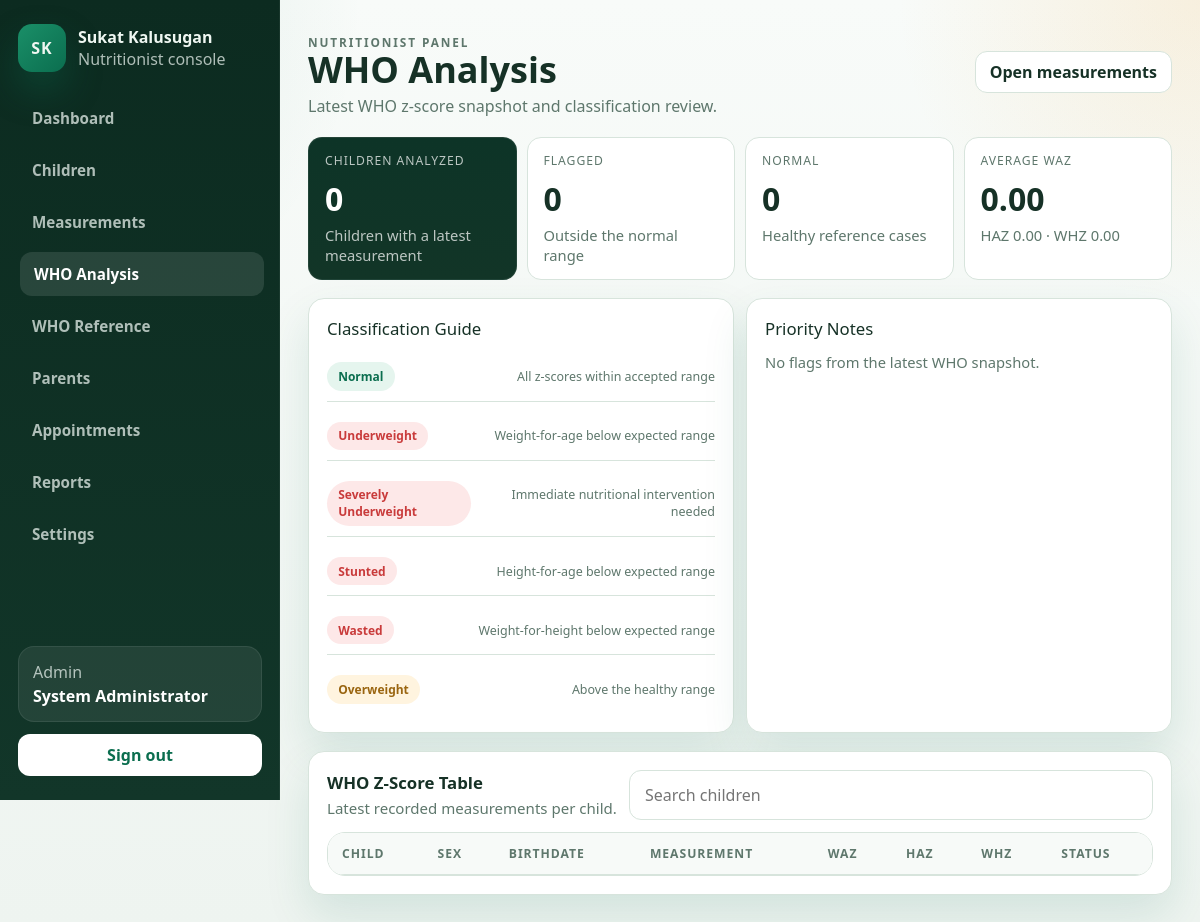
The app's page /nutritionist/who_analysis.php (signed in), older data.
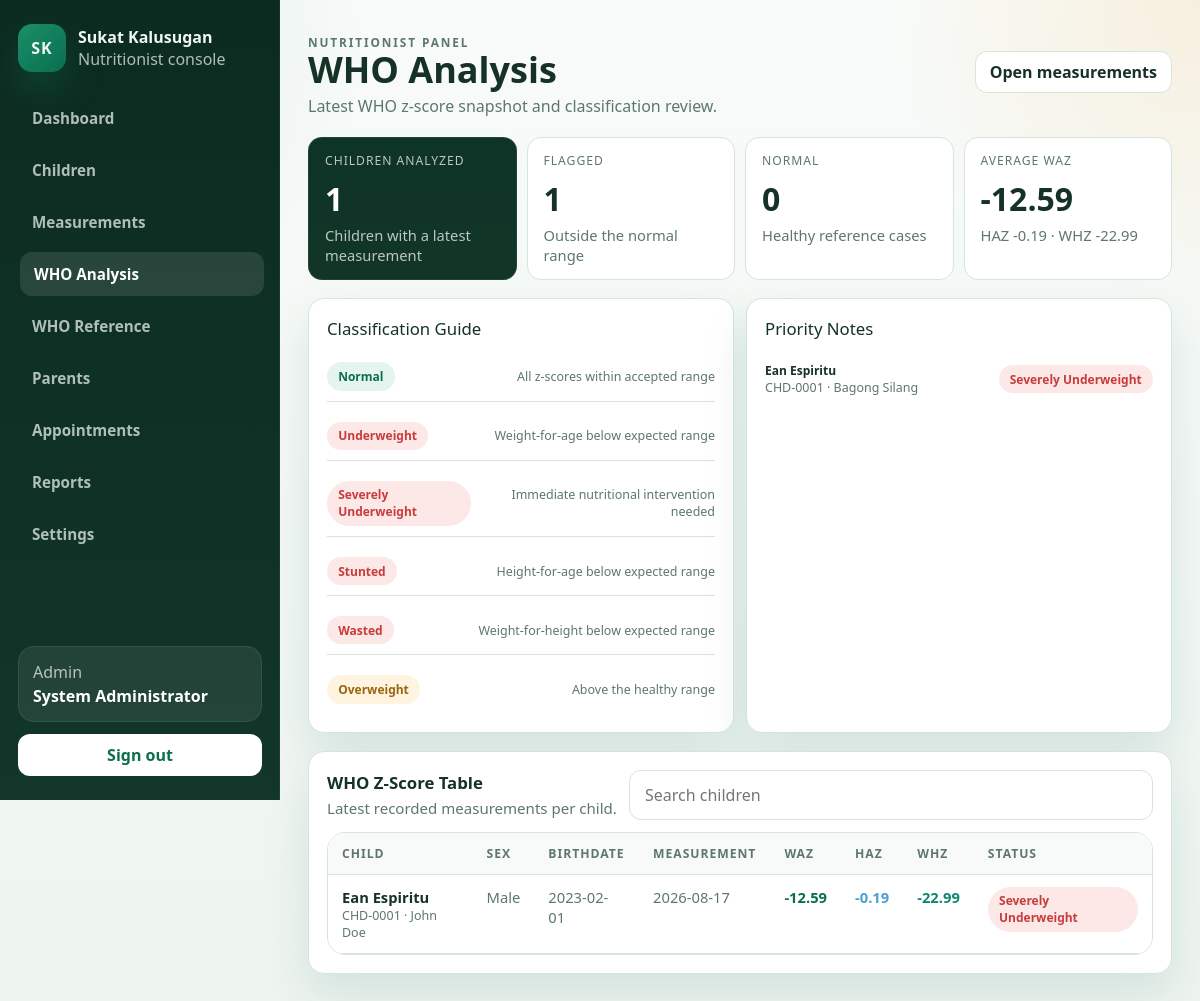
The same page, newer data.
### tables this page shows
CREATE TABLE `children` (
  `id` int(10) UNSIGNED NOT NULL,
  `child_code` varchar(20) NOT NULL,
  `first_name` varchar(100) NOT NULL,
  `last_name` varchar(100) NOT NULL,
  `birthdate` date NOT NULL,
  `sex` enum('Male','Female') NOT NULL,
  `barangay` varchar(100) DEFAULT NULL,
  `address` varchar(255) DEFAULT NULL,
  `parent_id` int(10) UNSIGNED NOT NULL,
  `created_at` timestamp NOT NULL DEFAULT current_timestamp(),
  `updated_at` timestamp NOT NULL DEFAULT current_timestamp() ON UPDATE current_timestamp()
);

CREATE TABLE `measurements` (
  `id` int(10) UNSIGNED NOT NULL,
  `child_id` int(10) UNSIGNED NOT NULL,
  `height_cm` decimal(5,2) NOT NULL,
  `weight_kg` decimal(5,3) NOT NULL,
  `age_months` int(10) UNSIGNED NOT NULL,
  `measurement_date` date NOT NULL,
  `source_type` enum('kiosk','manual','mobile') NOT NULL DEFAULT 'kiosk',
  `waz` decimal(5,2) DEFAULT NULL,
  `haz` decimal(5,2) DEFAULT NULL,
  `whz` decimal(5,2) DEFAULT NULL,
  `nutritional_status` enum('Normal','Underweight','Severely Underweight','Stunted','Wasted','Overweight') DEFAULT NULL,
  `device_id` int(10) UNSIGNED DEFAULT NULL,
  `recorded_by` int(10) UNSIGNED DEFAULT NULL,
  `created_at` timestamp NOT NULL DEFAULT current_timestamp()
);

CREATE TABLE `parents` (
  `id` int(10) UNSIGNED NOT NULL,
  `name` varchar(150) NOT NULL,
  `email` varchar(150) NOT NULL,
  `password_hash` varchar(255) NOT NULL,
  `parent_type` enum('Father','Mother','Guardian','Grandparent','Other') NOT NULL DEFAULT 'Guardian',
  `phone` varchar(30) DEFAULT NULL,
  `address` varchar(255) DEFAULT NULL,
  `status` enum('active','inactive') NOT NULL DEFAULT 'active',
  `created_at` timestamp NOT NULL DEFAULT current_timestamp(),
  `updated_at` timestamp NOT NULL DEFAULT current_timestamp() ON UPDATE current_timestamp()
);

### public_html/includes/auth_middleware.php (called while the page is built, shortened)
<?php
function app_base_path(): string
{
    $scriptName = str_replace('\\', '/', (string)($_SERVER['SCRIPT_NAME'] ?? ''));
    $routeMarkers = ['/api/', '/admin/', '/nutritionist/', '/parent/', '/kiosk/', '/auth/'];
    foreach ($routeMarkers as $marker) {
        $position = strpos($scriptName, $marker);
        if ($position !== false) {
            return rtrim(substr($scriptName, 0, $position), '/');
        }
    }
    return rtrim(dirname($scriptName), '/');
}
function app_url(string $path = ''): string
{
    $basePath = app_base_path();
    $normalizedPath = '/' . ltrim($path, '/');
    if ($basePath === '' || $basePath === '/') {
        return $normalizedPath;
    }
    return $basePath . $normalizedPath;
}

### public_html/includes/admin_helpers.php (called while the page is built, shortened)
<?php
require_once __DIR__ . '/auth_middleware.php';
function admin_e(string $value): string
{
    return htmlspecialchars($value, ENT_QUOTES, 'UTF-8');
}
function admin_bind_params(mysqli_stmt $stmt, string $types, array &$params): void
{
    if ($types === '' || $params === []) {
        return;
    }
}
function admin_fetch_all(string $sql, string $types = '', array $params = []): array
{
    $conn = get_db_connection();
    $stmt = mysqli_prepare($conn, $sql);
    admin_bind_params($stmt, $types, $params);
    mysqli_stmt_execute($stmt);
    $result = mysqli_stmt_get_result($stmt);
    $rows = [];
    if ($result instanceof mysqli_result) {
        while ($row = mysqli_fetch_assoc($result)) {
            $rows[] = $row;
        }
    }
    return $rows;
}

### public_html/nutritionist/who_analysis.php (the view, shortened to what the changed rows need)
<?php
require_once __DIR__ . '/../includes/nutritionist_helpers.php';
$user = nutritionist_require_access();
$params = [];
$scope = nutritionist_scope_fragment($user, 'c.barangay', $params);
$rows = admin_fetch_all(
	"SELECT
		c.id AS child_id,
		c.child_code,
		c.first_name,
		c.last_name,
		c.sex,
		c.barangay,
		c.birthdate,
		p.name AS parent_name,
		lm.measurement_date,
		lm.height_cm,
		lm.weight_kg,
		lm.waz,
		lm.haz,
		lm.whz,
		lm.nutritional_status
	 FROM children c
	 INNER JOIN parents p ON p.id = c.parent_id
	 LEFT JOIN measurements lm ON lm.id = (
		SELECT m.id
		FROM measurements m
		WHERE m.child_id = c.id
		ORDER BY m.measurement_date DESC, m.id DESC
		LIMIT 1
	 )
	 WHERE {$scope}
	 ORDER BY c.last_name ASC, c.first_name ASC",
	str_repeat('s', count($params)),
	$params
);
$analyzed = array_values(array_filter($rows, static fn(array $row): bool => $row['measurement_date'] !== null));
$flagged = array_values(array_filter($rows, static fn(array $row): bool => !in_array((string)($row['nutritional_status'] ?? 'Pending'), ['Normal', 'Overweight'], true)));
$normal = array_values(array_filter($rows, static fn(array $row): bool => (string)($row['nutritional_status'] ?? '') === 'Normal'));
$avgWaz = 0.0;
$avgHaz = 0.0;
$avgWhz = 0.0;
$counted = 0;
foreach ($analyzed as $row) {
	$avgWaz += (float)($row['waz'] ?? 0);
	$avgHaz += (float)($row['haz'] ?? 0);
	$avgWhz += (float)($row['whz'] ?? 0);
	$counted++;
}
if ($counted > 0) {
	$avgWaz /= $counted;
	$avgHaz /= $counted;
	$avgWhz /= $counted;
}
$actions = '<a class="admin-btn-secondary" href="' . nutritionist_e(app_url('/nutritionist/measurements.php')) . '">Open measurements</a>';
nutritionist_layout_start('WHO Analysis', 'Latest WHO z-score snapshot and classification review.', 'who_analysis', $actions);
?>
<section class="nutritionist-stat-grid">
	<article class="nutritionist-stat-card is-featured">
		<div class="nutritionist-stat-label">Children Analyzed</div>
		<div class="admin-stat-value"><?php echo count($analyzed); ?></div>
		<div class="admin-stat-note">Children with a latest measurement</div>
	</article>
	<article class="nutritionist-stat-card">
		<div class="nutritionist-stat-label">Flagged</div>
		<div class="admin-stat-value"><?php echo count($flagged); ?></div>
		<div class="admin-stat-note">Outside the normal range</div>
	</article>
	<article class="nutritionist-stat-card">
		<div class="nutritionist-stat-label">Normal</div>
		<div class="admin-stat-value"><?php echo count($normal); ?></div>
		<div class="admin-stat-note">Healthy reference cases</div>
	</article>
	<article class="nutritionist-stat-card">
		<div class="nutritionist-stat-label">Average WAZ</div>
		<div class="admin-stat-value"><?php echo number_format($avgWaz, 2); ?></div>
		<div class="admin-stat-note">HAZ <?php echo number_format($avgHaz, 2); ?> · WHZ <?php echo number_format($avgWhz, 2); ?></div>
	</article>
</section>
<section class="nutritionist-panel-grid is-balanced">
	<article class="nutritionist-panel">
		<div style="display:grid;gap:10px;">
			<?php foreach ([
				['Normal', 'All z-scores within accepted range'],
				['Underweight', 'Weight-for-age below expected range'],
				['Severely Underweight', 'Immediate nutritional intervention needed'],
				['Stunted', 'Height-for-age below expected range'],
				['Wasted', 'Weight-for-height below expected range'],
				['Overweight', 'Above the healthy range'],
			] as [$label, $description]): ?>
				<div class="admin-list-item" style="padding:10px 0;">
					<span class="admin-pill <?php echo nutritionist_status_class($label); ?>"><?php echo nutritionist_e($label); ?></span>
					<span class="admin-mini" style="max-width:72%;text-align:right;"><?php echo nutritionist_e($description); ?></span>
				</div>
			<?php endforeach; ?>
		</div>
	</article>
	<article class="nutritionist-panel">
		<div class="admin-section-title" style="margin-bottom:12px;">Priority Notes</div>
		<?php if ($flagged === []): ?>
			<div class="admin-stat-note">No flags from the latest WHO snapshot.</div>
		<?php endif; ?>
		<?php foreach (array_slice($flagged, 0, 4) as $row): ?>
			<div class="admin-list-item" style="padding:10px 0;">
				<div>
					<div style="font-size:12px;font-weight:600;color:var(--admin-text);"><?php echo nutritionist_e($row['first_name'] . ' ' . $row['last_name']); ?></div>
					<div class="admin-mini"><?php echo nutritionist_e((string)$row['child_code']); ?> · <?php echo nutritionist_e((string)$row['barangay']); ?></div>
				</div>
				<span class="admin-pill <?php echo nutritionist_status_class((string)$row['nutritional_status']); ?>"><?php echo nutritionist_e((string)$row['nutritional_status']); ?></span>
			</div>
		<?php endforeach; ?>
	</article>
</section>
<section class="nutritionist-panel">
	<div class="nutritionist-table-head" style="margin-bottom:12px;">
		<div>
			<h2 class="admin-section-title" style="margin-bottom:2px;">WHO Z-Score Table</h2>
		</div>
	</div>
	<div class="nutritionist-table-wrap">
		<table class="nutritionist-table" id="who-table">
			<thead>
				<tr>
					<th>Child</th>
					<th>Sex</th>
					<th>Birthdate</th>
					<th>Measurement</th>
					<th>WAZ</th>
					<th>HAZ</th>
					<th>WHZ</th>
					<th>Status</th>
				</tr>
			</thead>
			<tbody>
				<?php foreach ($rows as $row): ?>
					<tr data-filter-text="<?php echo nutritionist_e(strtolower($row['first_name'] . ' ' . $row['last_name'] . ' ' . $row['child_code'] . ' ' . $row['barangay'] . ' ' . ($row['nutritional_status'] ?? ''))); ?>">
						<td>
							<div style="font-weight:600;color:var(--admin-text);"><?php echo nutritionist_e($row['first_name'] . ' ' . $row['last_name']); ?></div>
							<div class="admin-mini"><?php echo nutritionist_e((string)$row['child_code']); ?> · <?php echo nutritionist_e((string)$row['parent_name']); ?></div>
						</td>
						<td style="color:var(--admin-muted);"><?php echo nutritionist_e((string)$row['sex']); ?></td>
						<td style="color:var(--admin-muted);"><?php echo nutritionist_e((string)$row['birthdate']); ?></td>
						<td style="color:var(--admin-muted);"><?php echo nutritionist_e((string)($row['measurement_date'] ?? 'n/a')); ?></td>
						<td style="color:var(--admin-primary);font-weight:600;"><?php echo isset($row['waz']) ? ((float)$row['waz'] > 0 ? '+' : '') . nutritionist_e((string)$row['waz']) : 'n/a'; ?></td>
						<td style="color:#4a9fd5;font-weight:600;"><?php echo isset($row['haz']) ? ((float)$row['haz'] > 0 ? '+' : '') . nutritionist_e((string)$row['haz']) : 'n/a'; ?></td>
						<td style="color:#0d8871;font-weight:600;"><?php echo isset($row['whz']) ? ((float)$row['whz'] > 0 ? '+' : '') . nutritionist_e((string)$row['whz']) : 'n/a'; ?></td>
						<td><span class="admin-pill <?php echo nutritionist_status_class((string)($row['nutritional_status'] ?? 'Pending')); ?>"><?php echo nutritionist_e((string)($row['nutritional_status'] ?? 'Pending')); ?></span></td>
					</tr>
				<?php endforeach; ?>
			</tbody>
		</table>
	</div>
</section>
<?php
nutritionist_layout_end();

### public_html/includes/nutritionist_helpers.php (shortened to what the changed rows need)
<?php
require_once __DIR__ . '/admin_helpers.php';
function nutritionist_e(string $value): string
{
    return admin_e($value);
}
function nutritionist_nav_items(): array
{
    return [
        ['key' => 'dashboard', 'label' => 'Dashboard', 'href' => app_url('/nutritionist/dashboard.php')],
        ['key' => 'children', 'label' => 'Children', 'href' => app_url('/nutritionist/children.php')],
        ['key' => 'measurements', 'label' => 'Measurements', 'href' => app_url('/nutritionist/measurements.php')],
        ['key' => 'who_analysis', 'label' => 'WHO Analysis', 'href' => app_url('/nutritionist/who_analysis.php')],
        ['key' => 'who_reference', 'label' => 'WHO Reference', 'href' => app_url('/nutritionist/who_reference.php')],
        ['key' => 'parents', 'label' => 'Parents', 'href' => app_url('/nutritionist/parents.php')],
        ['key' => 'appointments', 'label' => 'Appointments', 'href' => app_url('/nutritionist/appointments.php')],
        ['key' => 'reports', 'label' => 'Reports', 'href' => app_url('/nutritionist/reports.php')],
        ['key' => 'settings', 'label' => 'Settings', 'href' => app_url('/nutritionist/settings.php')],
    ];
}
function nutritionist_layout_start(string $title, string $subtitle, string $activeSection, string $actionsHtml = ''): void
{
    $navItems = nutritionist_nav_items();
    echo '<!doctype html>';
    echo '<html lang="en">';
    echo '<head>';
    echo '<link rel="stylesheet" href="' . nutritionist_e(app_url('/assets/css/app.css')) . '">';
    echo '<link rel="stylesheet" href="' . nutritionist_e(app_url('/assets/css/admin.css')) . '">';
    echo '<link rel="stylesheet" href="' . nutritionist_e(app_url('/assets/css/nutritionist.css')) . '">';
    echo '</head>';
    echo '<body class="admin-page nutritionist-page">';
    echo '<div class="admin-shell">';
    echo '<aside class="admin-sidebar" data-admin-sidebar>';
    echo '<nav class="admin-nav">';
    foreach ($navItems as $item) {
        $isActive = $item['key'] === $activeSection ? ' is-active' : '';
        echo '<a class="admin-nav-link' . $isActive . '" href="' . nutritionist_e($item['href']) . '">' . nutritionist_e($item['label']) . '</a>';
    }
    echo '</nav>';
    echo '</aside>';
    echo '<div class="admin-main">';
    echo '<header class="admin-topbar">';
    echo '<div class="admin-pagehead">';
    echo '<h1>' . nutritionist_e($title) . '</h1>';
    echo '</div>';
    echo '</header>';
    echo '<main class="admin-content">';
}
function nutritionist_layout_end(): void
{
    echo '</main>';
    echo '</div>';
    echo '</div>';
    echo '</body>';
    echo '</html>';
}
function nutritionist_status_class(?string $status): string
{
    $normalized = strtolower(trim((string)$status));
    return match ($normalized) {
        'normal', 'confirmed', 'completed', 'active' => 'is-success',
        'overweight', 'pending' => 'is-warn',
        'cancelled', 'inactive' => 'is-danger',
        default => 'is-danger',
    };
}

Row changes from the older to the newer data that the page shows:
added children: measurements.measurement_date "1", measurements.nutritional_status "1", measurements.nutritional_status "0", first_name+last_name "Ean Espiritu", child_code "CHD-0001", barangay "Bagong Silang", measurements.nutritional_status "Severely Underweight", parent.name "John Doe", sex "Male", birthdate "2023-02-01", measurements.measurement_date "2026-08-17", measurements.waz "-12.59", measurements.haz "-0.19", measurements.whz "-22.99"
Text that changed along with them:
$avgWaz: "0.00" → "-12.59"
$avgHaz: "0.00" → "-0.19"
$avgWhz: "0.00" → "-22.99"
count($analyzed): "0" → (not shown)
count($flagged): "0" → (not shown)
count($normal): "0" → (not shown)
text no longer shown: "No flags from the latest WHO snapshot."
